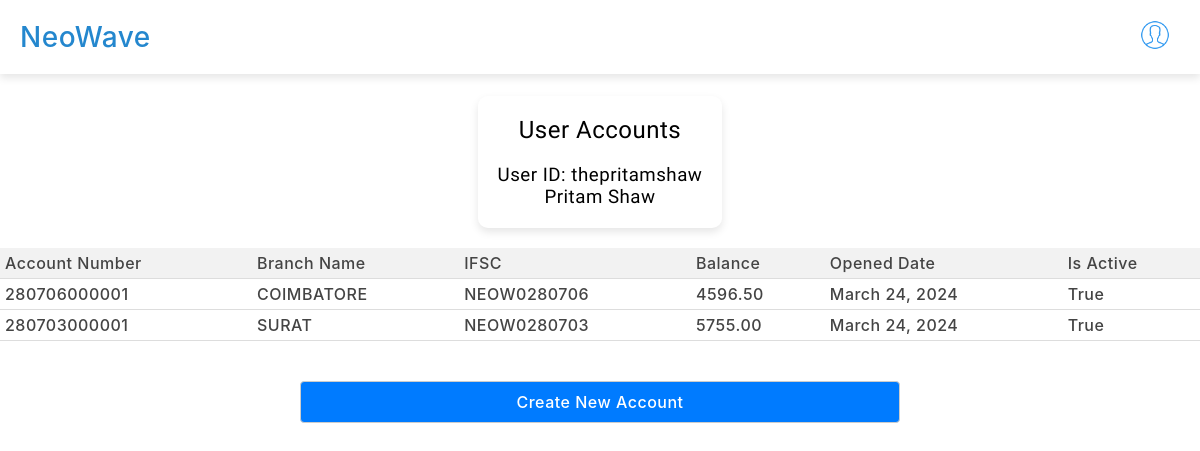
The page /useraccounts (signed in) on the database as committed earlier.
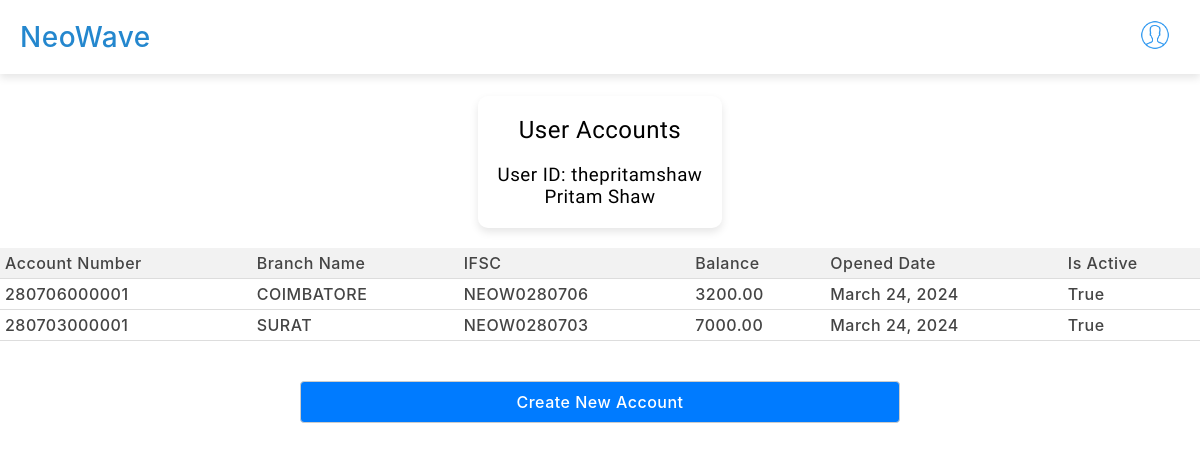
The same page on the database as committed later.
### neowave/models.py (models this page shows, shortened)
class Profile(models.Model):
	user = models.OneToOneField(User, on_delete=models.CASCADE)
	firstname = models.CharField(max_length=100, default='')
	lastname = models.CharField(max_length=100, default='')
	fathername = models.CharField(max_length=100)
	mothername = models.CharField(max_length=100)
	street = models.CharField(max_length=255)
	city = models.CharField(max_length=100)
	pincode = models.CharField(max_length=6)
	mobilenumber = models.CharField(max_length=10)

class Account(models.Model):
	user = models.ForeignKey(User, on_delete=models.CASCADE)
	account_number = models.CharField(max_length=12, unique=True)
	branch_name = models.ForeignKey(Branch, on_delete=models.SET_NULL, null=True)
	ifsc = models.CharField(max_length=11, default='')
	balance = models.DecimalField(max_digits=10, decimal_places=2, default=0)
	opened_date = models.DateField(default=datetime.now)
	is_active = models.BooleanField(default=True)
	account_holder_name = models.CharField(max_length=255, default='')

class Branch(models.Model):
	branch_name = models.CharField(max_length=100)
	address = models.CharField(max_length=255)
	ifsc = models.CharField(max_length=11, unique=True)
	pincode = models.CharField(max_length=6)
	def __str__(self):
		return self.branch_name

### neowave/views.py (the view)
# urls.py: path('useraccounts', views.useraccounts, name= 'useraccounts'),
@login_required
def useraccounts(request):
	accounts = Account.objects.filter(user=request.user)
	branches = Branch.objects.all()
	return render(request, 'useraccounts.html', {'accounts': accounts, 'branches': branches})

### templates/useraccounts.html (shortened to what this page needs)
{% extends 'base.html' %}
    {% block bodycontent %}
    <section>
        <div class="container">
            <div class="content">
                <div class="user-details">
                    <h1>User Accounts</h1><br>
                    <h3 >User ID: {{ user.username }}</h3>
                    <h3 >{{ request.user.profile.firstname }} {{ request.user.profile.lastname }}</h3>
                </div>
                {% if accounts %}
                    <table>
                        <thead>
                            <tr>
                                <th>Account Number</th>
                                <th>Branch Name</th>
                                <th>IFSC</th>
                                <th>Balance</th>
                                <th>Opened Date</th>
                                <th>Is Active</th>
                            </tr>
                        </thead>
                        <tbody>
                            {% for account in accounts %}
                                <tr class="clickable" onclick="openPopup('{{ account.account_number }}')">
                                    <td>{{ account.account_number }}</td>
                                    <td>{{ account.branch_name }}</td>
                                    <td>{{ account.ifsc }}</td>
                                    <td>{{ account.balance }}</td>
                                    <td>{{ account.opened_date }}</td>
                                    <td>{{ account.is_active }}</td>
                                </tr>
                            {% endfor %}
                        </tbody>
                    </table>
                {% else %}
                    <p>No accounts found.</p>
                {% endif %}
                <br><br>
                <a href="createaccount"><button>Create New Account</button></a>
            </div>
        </div>
    </section>
    {% endblock%}

### templates/base.html (shortened to what this page needs)
{% load static %}
<!DOCTYPE html>
<html lang="en">
<head>
	<link href="{% static 'css/style.css' %}" rel="stylesheet">
	<link href="{% static 'css/table.css' %}" rel="stylesheet">
</head>
<body>
	<header id="header" class="neumorphic-header">
		<h1 class="logo"><a href="/">NeoWave</a></h1>
		{% if user.is_authenticated %}
		<div class="dropdown nav-menu-item">
			<img src="{% static 'assets/usericon.png' %}" alt="Profile" class="service-icon dropdown">
		</div>
		{% else %}
		<div class="sign">
			<a href="/login"
				class="signin white-button-blue-text">Sign&nbsp;in</a>
			<a href="/register"
				class="signup blue-button-white-text">Sign&nbsp;up</a>
		{% endif %}
	</header>
	<br>
		{% block bodycontent %}
		{% endblock %}
</body>
</html>

### static/css/style.css (style rules this page uses)
* { margin: 0; padding: 0; text-decoration: none; list-style: none; font-weight: 500; letter-spacing: .5px; font-family: Inter, -apple-system, BlinkMacSystemFont, "Segoe UI", Roboto, Helvetica, Arial, sans-serif, "Apple Color Emoji", "Segoe UI Emoji", "Segoe UI Symbol"; }
h1, h2, h3, h4, h5, h6 { font-family: "Raleway", sans-serif; }
#header .logo { font-size: 28px; line-height: 1; font-weight: 300; letter-spacing: 0.5px; font-family: "Poppins", sans-serif; }
.nav-menu-item { padding: 12px 15px; }
.nav-menu-item a, .dropdown { color: #183b56; position: relative; }
a { color: #2487ce; text-decoration: none; }
body { font-family: "Open Sans", sans-serif; color: #444; margin: 0; padding: 0; }
select, input[type="text"], input[type="number"], input[type="password"], input[type="email"], button { width: 100%; padding: 10px; margin-top: 5px; border: 1px solid #ccc; border-radius: 4px; box-sizing: border-box; font-size: 16px; }
button, .button { width: 100%; padding: 10px; margin-top: 5px; border: 1px solid #ccc; border-radius: 4px; box-sizing: border-box; font-size: 16px; background-color: #007bff; color: #fff; cursor: pointer; }

### static/css/table.css (style rules this page uses)
table { border-collapse: collapse; width: 100%; }
th, td { padding: 5px; text-align: left; border-bottom: 1px solid #ddd; }
th { background-color: #f2f2f2; }
tr.clickable { cursor: pointer; }

### templates/useraccounts.html (style rules this page uses)
button { max-width: 50%; display: block; margin: 0 auto; }
.user-details { text-align: center; background-color: rgba(255, 255, 255, 0.15); backdrop-filter: blur(10px); color: black; padding: 20px; border-radius: 10px; margin: 0 auto; width: fit-content; box-shadow: 0 4px 8px rgba(0, 0, 0, 0.1); margin-bottom: 20px; }

### templates/base.html (style rules this page uses)
.neumorphic-header { position: relative; display: flex; justify-content: space-between; align-items: center; padding: 10px 20px; background-color: #ffffff; box-shadow: 0 4px 8px rgba(0, 0, 0, 0.1); }
.nav-menu-item { margin: 0; padding: 10px; }
.service-icon { margin: 0 ; padding: 0; width: 30px; height: 30px; cursor: pointer; }

Rows that differ between the two databases and show on the page:
changed Account "NEOW0280706": balance "4596.50" → "3200.00"
changed Account "NEOW0280703": balance "5755.00" → "7000.00"
